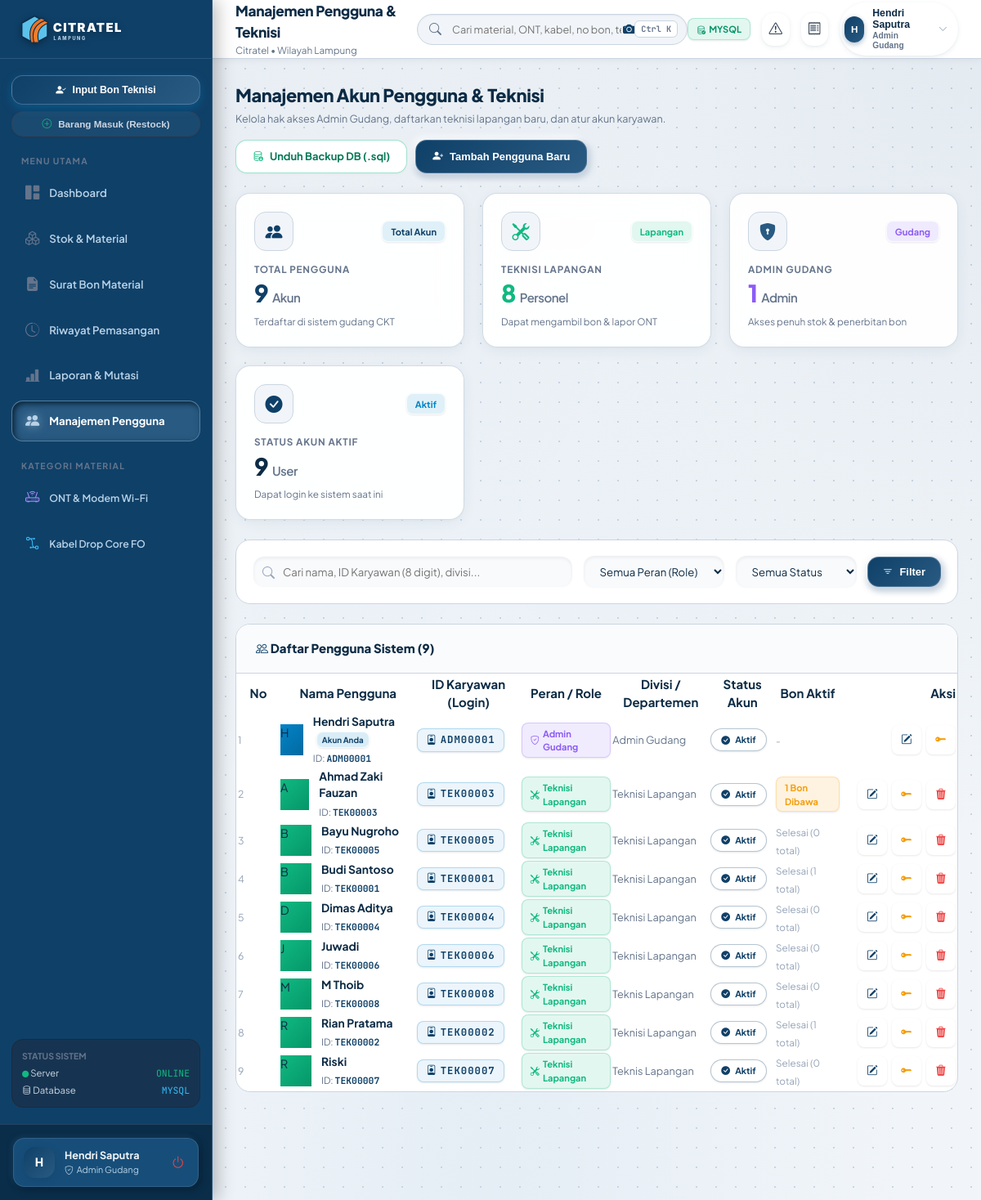
Screenshot of /pengguna.php (signed in) with the database file from the repository.
### tables this page shows
CREATE TABLE `users` (
  `id` int(11) NOT NULL,
  `username` varchar(50) NOT NULL,
  `password` varchar(255) NOT NULL,
  `nik` varchar(50) NOT NULL,
  `name` varchar(100) NOT NULL,
  `role` enum('admin_gudang','teknisi','manager') NOT NULL DEFAULT 'teknisi',
  `department` varchar(100) DEFAULT 'Teknis & Jaringan',
  `avatar` varchar(255) DEFAULT NULL,
  `status` enum('active','inactive') DEFAULT 'active',
  `created_at` datetime DEFAULT current_timestamp()
);

### pengguna.php (the view, shortened to what the rows shown need)
<?php
$pageTitle = "Manajemen Pengguna & Teknisi";
require_once __DIR__ . '/config/database.php';
require_once __DIR__ . '/includes/header.php';
require_once __DIR__ . '/includes/sidebar.php';
$sql = "
    SELECT u.*,
           (SELECT COUNT(*) FROM bon_requests b WHERE b.user_id = u.id) as total_bons_count,
           (SELECT COUNT(*) FROM bon_requests b WHERE b.user_id = u.id AND b.status = 'approved') as active_bons_count
    FROM users u
    WHERE 1=1
";
$params = [];
$sql .= " ORDER BY u.role ASC, u.name ASC";
$stmt = $pdo->prepare($sql);
$stmt->execute($params);
$userList = $stmt->fetchAll();
?>
<div class="main-wrapper">
  <?php require_once __DIR__ . '/includes/navbar.php'; ?>
  <main class="content-body">
    <div style="background-color: #ffffff; border: 1px solid var(--border-color); border-radius: var(--radius-lg); overflow: hidden; box-shadow: var(--shadow-sm);">
      <div class="table-responsive">
        <table class="data-table">
          <thead>
            <tr>
              <th style="width: 50px;">No</th>
              <th>Nama Pengguna</th>
              <th>ID Karyawan (Login)</th>
              <th>Peran / Role</th>
              <th>Divisi / Departemen</th>
              <th>Status Akun</th>
              <th>Bon Aktif</th>
              <th style="text-align: right; width: 140px;">Aksi</th>
            </tr>
          </thead>
          <tbody>
            <?php if (empty($userList)): ?>
              <tr>
                <td colspan="8" style="text-align: center; padding: 40px; color: var(--text-muted);">
                  <i class="bi bi-person-x" style="font-size: 2.5rem; display: block; margin-bottom: 8px; opacity: 0.4;"></i>
                  Tidak ada data pengguna yang sesuai dengan filter pencarian.
                </td>
              </tr>
            <?php else: ?>
              <?php foreach ($userList as $idx => $u):
                $isMe = ($u['id'] == $currentUser['id']);
                $isTek = ($u['role'] === 'teknisi');
              ?>
                <tr>
                  <td style="color: var(--text-dim); font-size: 0.82rem;"><?= $idx + 1 ?></td>
                  <td>
                    <div style="display: flex; align-items: center; gap: 12px;">
                      <div class="avatar" style="width: 38px; height: 38px; font-size: 0.95rem; background: <?= $isTek ? 'linear-gradient(135deg, #10b981 0%, #059669 100%)' : 'linear-gradient(135deg, #0284c7 0%, #0369a1 100%)' ?>;">
                        <?= strtoupper(substr($u['name'], 0, 1)) ?>
                      </div>
                      <div>
                        <div style="font-weight: 700; color: var(--text-main); font-size: 0.92rem;">
                          <?= htmlspecialchars($u['name']) ?>
                          <?php if ($isMe): ?>
                            <span class="badge" style="background: rgba(2, 132, 199, 0.15); color: var(--primary); font-size: 0.65rem; padding: 2px 6px; margin-left: 4px;">Akun Anda</span>
                          <?php endif; ?>
                        </div>
                        <small style="color: var(--text-muted); font-size: 0.76rem;">
                          ID: <strong style="font-family: var(--font-mono); color: var(--primary);"><?= htmlspecialchars($u['nik']) ?></strong>
                        </small>
                      </div>
                    </div>
                  </td>
                  <td>
                    <span class="badge font-mono" style="background: rgba(2, 132, 199, 0.08); border: 1px solid rgba(2, 132, 199, 0.25); color: var(--primary); font-weight: 700; letter-spacing: 1px; font-size: 0.82rem;">
                      <i class="bi bi-person-badge me-1"></i><?= htmlspecialchars($u['nik'] ?: $u['username']) ?>
                    </span>
                  </td>
                  <td>
                    <?php if ($u['role'] === 'admin_gudang' || $u['role'] === 'admin'): ?>
                      <span class="badge" style="background: rgba(139, 92, 246, 0.12); color: #8b5cf6; border: 1px solid rgba(139, 92, 246, 0.25);">
                        <i class="bi bi-shield-check me-1"></i> Admin Gudang
                      </span>
                    <?php else: ?>
                      <span class="badge" style="background: rgba(16, 185, 129, 0.12); color: #10b981; border: 1px solid rgba(16, 185, 129, 0.25);">
                        <i class="bi bi-tools me-1"></i> Teknisi Lapangan
                      </span>
                    <?php endif; ?>
                  </td>
                  <td style="color: var(--text-muted); font-size: 0.85rem;">
                    <?= htmlspecialchars($u['department'] ?: 'Teknis & Jaringan') ?>
                  </td>
                  <td>
                    <?php if ($u['status'] === 'active'): ?>
                      <span class="status-pill status-approved" style="font-size: 0.72rem;">
                        <i class="bi bi-check-circle-fill"></i> Aktif
                      </span>
                    <?php else: ?>
                      <span class="status-pill status-cancelled" style="font-size: 0.72rem;">
                        <i class="bi bi-x-circle-fill"></i> Nonaktif
                      </span>
                    <?php endif; ?>
                  </td>
                  <td>
                    <?php if ($isTek): ?>
                      <?php if ($u['active_bons_count'] > 0): ?>
                        <span class="badge" style="background: rgba(245, 158, 11, 0.12); color: var(--warning); border: 1px solid rgba(245, 158, 11, 0.25);">
                          <?= $u['active_bons_count'] ?> Bon Dibawa
                        </span>
                      <?php else: ?>
                        <span style="color: var(--text-dim); font-size: 0.78rem;">Selesai (<?= $u['total_bons_count'] ?> total)</span>
                      <?php endif; ?>
                    <?php else: ?>
                      <span style="color: var(--text-dim); font-size: 0.78rem;">-</span>
                    <?php endif; ?>
                  </td>
                  <td style="text-align: right;">
                    <div style="display: inline-flex; gap: 6px; align-items: center;">
                      <button
                        type="button"
                        class="btn-icon-action"
                        onclick='openEditUserModal(<?= json_encode($u, JSON_HEX_TAG | JSON_HEX_APOS | JSON_HEX_QUOT | JSON_HEX_AMP) ?>)'
                        title="Edit Data Pengguna"
                        style="color: var(--primary);"
                      >
                        <i class="bi bi-pencil-square"></i>
                      </button>
                      <button
                        type="button"
                        class="btn-icon-action"
                        onclick="openResetPasswordModal(<?= $u['id'] ?>, '<?= htmlspecialchars(addslashes($u['name'])) ?>')"
                        title="Reset Password"
                        style="color: var(--warning);"
                      >
                        <i class="bi bi-key-fill"></i>
                      </button>
                      <?php if (!$isMe): ?>
                        <button
                          type="button"
                          class="btn-icon-action"
                          onclick="confirmDeleteUser(<?= $u['id'] ?>, '<?= htmlspecialchars(addslashes($u['name'])) ?>', <?= (int)$u['total_bons_count'] ?>)"
                          title="Hapus / Nonaktifkan Pengguna"
                          style="color: var(--danger);"
                        >
                          <i class="bi bi-trash3-fill"></i>
                        </button>
                      <?php endif; ?>
                    </div>
                  </td>
                </tr>
              <?php endforeach; ?>
            <?php endif; ?>
          </tbody>
        </table>
      </div>
    </div>
  </main>
</div>
<?php require_once __DIR__ . '/includes/footer.php'; ?>

### includes/sidebar.php (shortened to what the rows shown need)
<?php
$isAdmin = in_array($currentUser['role'] ?? '', ['admin_gudang', 'admin']);
?>
<aside class="main-sidebar" id="mainSidebar">
  <div class="sidebar-footer">
    <div class="sidebar-user-card">
      <div class="user-avatar"><?= strtoupper(substr($currentUser['name'] ?? 'U', 0, 1)) ?></div>
      <div class="sidebar-user-info">
        <div class="sidebar-user-name" title="<?= htmlspecialchars($currentUser['name'] ?? '') ?>"><?= htmlspecialchars($currentUser['name'] ?? 'Pengguna') ?></div>
        <div class="sidebar-user-role">
          <i class="bi <?= $isAdmin ? 'bi-shield-check' : 'bi-person-gear' ?>"></i>
          <span><?= $isAdmin ? 'Admin Gudang' : 'Teknisi Lapangan' ?></span>
        </div>
      </div>
      <a href="logout.php" title="Keluar" style="color: #ef4444; font-size: 1.1rem; padding: 4px;">
        <i class="bi bi-power"></i>
      </a>
    </div>
  </div>
</aside>

### includes/navbar.php (shortened to what the rows shown need)
<?php
$isTeknisi = (($currentUser['role'] ?? '') === 'teknisi');
?>
<header class="topbar">
  <div class="topbar-left">
    <div class="topbar-breadcrumb">
      <h1 class="topbar-title"><?= htmlspecialchars($pageTitle ?? ($isTeknisi ? 'Tugas & Bon Saya' : 'Dashboard Gudang')) ?></h1>
    </div>
  </div>
  <div class="global-search-wrapper">
    <div class="global-search-input-group">
      <input
        type="text"
        class="global-search-input"
        id="globalSearchInput"
        placeholder="<?= $isTeknisi ? 'Cari nomor bon atau pelanggan saya...' : 'Cari material, ONT, kabel, no bon, teknisi...' ?>"
        autocomplete="off"
      >
      <button
        type="button"
        onclick="openBarcodeScanner((scanned) => {
          const inp = document.getElementById('globalSearchInput');
          if (inp) {
            inp.value = scanned;
            inp.dispatchEvent(new Event('input', { bubbles: true }));
          }
        })"
        style="position: absolute; right: 60px; background: none; border: none; color: var(--primary); cursor: pointer; padding: 4px; font-size: 1rem;"
        title="Scan Barcode Kamera untuk Cari Otomatis"
      >
        <i class="bi bi-camera-fill"></i>
      </button>
      <span class="search-shortcut-badge">Ctrl K</span>
    </div>
  </div>
  <div class="topbar-actions">
    <div class="topbar-user-dropdown">
      <button type="button" class="topbar-user-btn" id="userProfileTrigger">
        <div class="avatar"><?= strtoupper(substr($currentUser['name'] ?? 'U', 0, 1)) ?></div>
        <div style="text-align: left; line-height: 1.2;">
          <div class="name"><?= htmlspecialchars($currentUser['name'] ?? 'Pengguna') ?></div>
          <div style="font-size: 0.68rem; color: var(--text-muted); font-weight: 600;">
            <?= (($currentUser['role'] ?? '') === 'admin_gudang') ? 'Admin Gudang' : 'Teknisi' ?>
          </div>
        </div>
        <i class="bi bi-chevron-down" style="font-size: 0.75rem; color: var(--text-dim); margin-left: 4px;"></i>
      </button>
    </div>
  </div>
</header>

### rows the page displays
users: name "H", name "Hendri Saputra", shows "Akun Anda", nik "ADM00001", shows "Admin Gudang", department "Admin Gudang", status "active" (drawn)
users: name "A", name "Ahmad Zaki Fauzan", nik "TEK00003", role "teknisi" (drawn), department "Teknisi Lapangan", status "active" (drawn), active_bons_count "1"
users: name "B", name "Bayu Nugroho", nik "TEK00005", role "teknisi" (drawn), department "Teknisi Lapangan", status "active" (drawn), total_bons_count "0"
users: name "B", name "Budi Santoso", nik "TEK00001", role "teknisi" (drawn), department "Teknisi Lapangan", status "active" (drawn), total_bons_count "1"
users: name "D", name "Dimas Aditya", nik "TEK00004", role "teknisi" (drawn), department "Teknisi Lapangan", status "active" (drawn), total_bons_count "0"
users: name "J", name "Juwadi", nik "TEK00006", role "teknisi" (drawn), department "Teknisi Lapangan", status "active" (drawn), total_bons_count "0"
users: name "M", name "M Thoib", nik "TEK00008", role "teknisi" (drawn), department "Teknis Lapangan", status "active" (drawn), total_bons_count "0"
users: name "R", name "Rian Pratama", nik "TEK00002", role "teknisi" (drawn), department "Teknisi Lapangan", status "active" (drawn), total_bons_count "1"
users: name "R", name "Riski", nik "TEK00007", role "teknisi" (drawn), department "Teknis Lapangan", status "active" (drawn), total_bons_count "0"

### other values shown
$active_driver "MYSQL"
$pageTitle "Manajemen Pengguna & Teknisi"
$totalUsers "9"
$totalTeknisi "8"
$totalAdmin "1"
$totalActive "9"
count($userList) "9"
